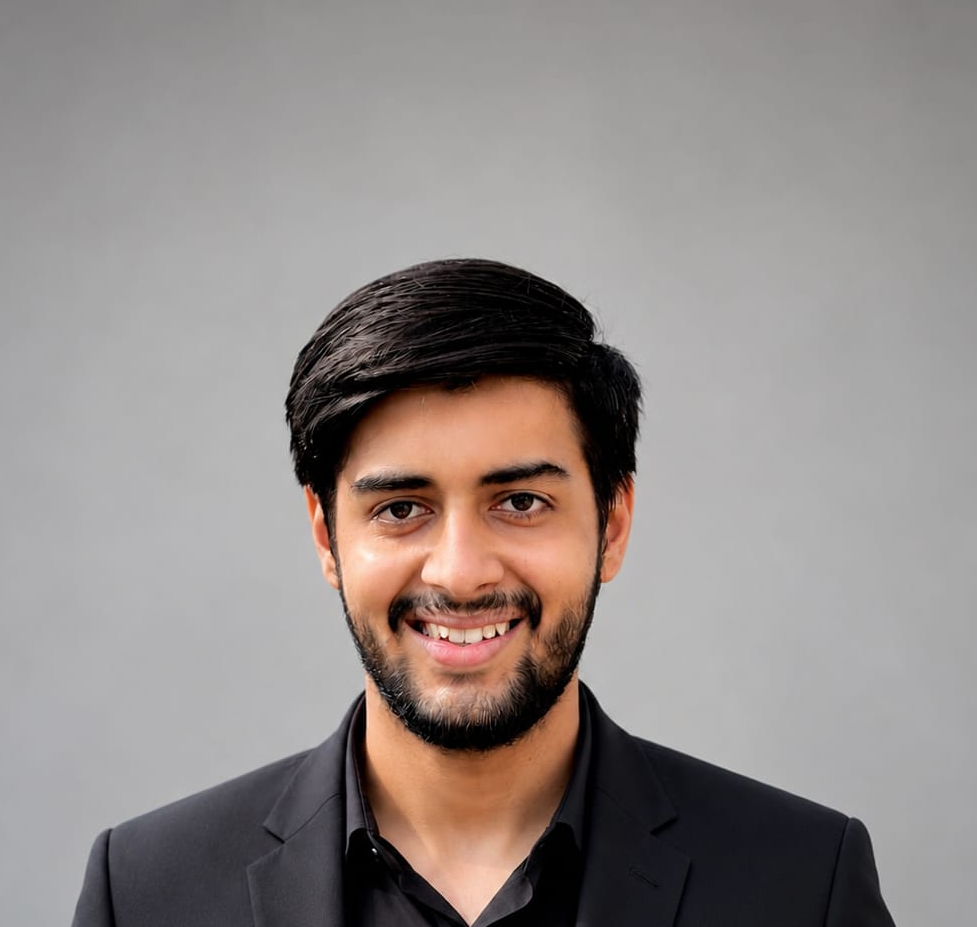
#> input picture assets/portrait-source.png, 977 x 927 px, found by its file name
$ python dotify.py assets/portrait-source.png -o assets/portrait-dark.svg --cols 88 --equalize --detail 0.5 --mode dark
#> lines starting #> are read from the running program, lines starting #| are printed output that depends on the picture
"""
dotify.py

CLI tool and module to convert raster images (photographs, portraits) into
futuristic dot-matrix SVG vector visuals.

Usage:
    python scripts/dotify.py INPUT -o OUTPUT [options]

Examples:
    python scripts/dotify.py assets/portrait-source.png -o assets/portrait-dark.svg --cols 88 --equalize --detail 0.5 --mode dark
    python scripts/dotify.py assets/portrait-source.png -o assets/portrait-light.svg --cols 88 --equalize --detail 0.5 --mode light
    python scripts/dotify.py assets/portrait-source.png -o assets/portrait-color.svg --cols 88 --equalize --detail 0.5 --color
"""

import argparse
import math
import sys
from pathlib import Path
from typing import Tuple, List, Optional

try:
    from PIL import Image, ImageOps, ImageEnhance, ImageFilter
except ImportError:
    print("Error: Pillow library is required. Install it using 'pip install Pillow'.", file=sys.stderr)
    sys.exit(1)


def enhance_image(
    image: Image.Image,
    equalize: bool = False,
    detail: float = 0.5
) -> Image.Image:
    """
    Applies histogram equalization and detail/sharpness enhancement to the source image.
    """
    img = image.convert("RGB")

    if equalize:
        # Perform histogram equalization on luminance channel
        img_l = img.convert("L")
        img_l_eq = ImageOps.equalize(img_l)
        hsv = img.convert("HSV")
        h, s, _ = hsv.split()
        img = Image.merge("HSV", (h, s, img_l_eq)).convert("RGB")

    if detail > 0:
        # Sharpness and edge detail enhancement
        enhancer = ImageEnhance.Sharpness(img)
        img = enhancer.enhance(1.0 + detail * 1.5)

        # Contrast enhancement for crisp facial structures
        contrast_enhancer = ImageEnhance.Contrast(img)
        img = contrast_enhancer.enhance(1.0 + detail * 0.4)

        # Apply subtle unsharp mask for sharp edge contours
        img = img.filter(ImageFilter.UnsharpMask(radius=1.5, percent=int(detail * 100), threshold=3))

    return img


def calculate_luminance(r: int, g: int, b: int) -> float:
    """
    Calculates normalized ITU-R BT.601 luminance (0.0 to 1.0) from RGB components.
    """
    return (0.299 * r + 0.587 * g + 0.114 * b) / 255.0


def fmt_num(val: float) -> str:
    """Formats float compactly for light SVG output."""
    res = f"{val:.1f}"
    if res.endswith(".0"):
        return res[:-2]
    return res


def generate_dot_matrix_svg(
    image_path: Path,
    cols: int = 88,
    equalize: bool = True,
    detail: float = 0.5,
    use_color: bool = False,
    accent: str = "#A855F7",
    circle_mask: bool = False,
    invert: bool = False,
    reveal: bool = False,
    reveal_time: float = 1.5,
    reveal_fade: float = 0.4,
    min_radius_ratio: float = 0.10,
    max_radius_ratio: float = 0.48,
    min_opacity: float = 0.15,
    max_opacity: float = 1.0,
    mode: str = "dark"
) -> str:
    """
    Generates an optimized dot-matrix SVG string from an input image path.
    """
    if not image_path.exists():
        raise FileNotFoundError(f"Input image not found: {image_path}")

    with Image.open(image_path) as orig_img:
        has_alpha = orig_img.mode in ("RGBA", "LA") or (orig_img.mode == "P" and "transparency" in orig_img.info)
        if has_alpha:
            orig_rgba = orig_img.convert("RGBA")
            r, g, b, a = orig_rgba.split()
            rgb_img = Image.merge("RGB", (r, g, b))
        else:
            orig_rgba = None
            rgb_img = orig_img.convert("RGB")

        orig_w, orig_h = rgb_img.size

        aspect_ratio = orig_h / orig_w
        rows = max(1, round(cols * aspect_ratio))

        processed_img = enhance_image(rgb_img, equalize=equalize, detail=detail)
        resized_img = processed_img.resize((cols, rows), Image.Resampling.LANCZOS)
        pixels = resized_img.load()

        if orig_rgba is not None:
            resized_alpha = a.resize((cols, rows), Image.Resampling.LANCZOS)
            alpha_pixels = resized_alpha.load()
        else:
            alpha_pixels = None

    cell_size = 10.0
    svg_width = cols * cell_size
    svg_height = rows * cell_size

    center_x = svg_width / 2.0
    center_y = svg_height / 2.0
    max_dist = math.hypot(center_x, center_y)

    svg_lines = []
    svg_lines.append(
        f'<svg xmlns="http://www.w3.org/2000/svg" viewBox="0 0 {fmt_num(svg_width)} {fmt_num(svg_height)}" width="100%" height="100%">'
    )

    if reveal:
        svg_lines.append("  <style>")
        svg_lines.append("    @keyframes dotReveal {")
        svg_lines.append("      0% { opacity: 0; transform: scale(0); }")
        svg_lines.append("      70% { opacity: 0.8; transform: scale(1.15); }")
        svg_lines.append("      100% { opacity: 1; transform: scale(1); }")
        svg_lines.append("    }")
        svg_lines.append("    .dot-node {")
        svg_lines.append("      transform-box: fill-box;")
        svg_lines.append("      transform-origin: center;")
        svg_lines.append("      animation: dotReveal var(--duration, 1s) ease-out forwards;")
        svg_lines.append("    }")
        svg_lines.append("  </style>")

    # For monochrome mode, set default fill on group to avoid repeating attribute
    group_fill_attr = "" if use_color else f' fill="{accent}"'
    svg_lines.append(f'  <g class="dot-matrix-group"{group_fill_attr}>')

    for r_idx in range(rows):
        row_delay = (r_idx / max(1, rows - 1)) * (reveal_time - reveal_fade)
        for c_idx in range(cols):
            if alpha_pixels is not None and alpha_pixels[c_idx, r_idx] < 64:
                continue

            r, g, b = pixels[c_idx, r_idx]
            lum = calculate_luminance(r, g, b)

            # In light mode, if invert is auto/true, invert luminance so dark features (hair, eyes, beard)
            # are rendered as dense purple dots against the light background.
            effective_invert = invert or (mode == "light" and not use_color)
            if effective_invert:
                lum = 1.0 - lum

            x_pos = (c_idx + 0.5) * cell_size
            y_pos = (r_idx + 0.5) * cell_size

            if circle_mask:
                dist = math.hypot(x_pos - center_x, y_pos - center_y)
                norm_dist = dist / max_dist
                if norm_dist > 0.85:
                    fade = max(0.0, (1.0 - norm_dist) / 0.15)
                    lum *= fade

            # Skip tiny background noise dots
            if lum < 0.04:
                continue

            # Non-linear power curve for crisp facial features
            gamma_lum = math.pow(lum, 1.15)
            radius = cell_size * (min_radius_ratio + (max_radius_ratio - min_radius_ratio) * gamma_lum)
            opacity = min_opacity + (max_opacity - min_opacity) * math.pow(lum, 0.75)

            fill_attr = f' fill="rgb({r},{g},{b})"' if use_color else ""

            if mode == "light" and not use_color:
                # Slightly enhance opacity for light mode on white background
                opacity = min(1.0, opacity * 1.1)

            anim_attr = ""
            if reveal:
                anim_attr = f' class="dot-node" style="animation-delay: {fmt_num(row_delay)}s;"'

            opacity_str = f' opacity="{fmt_num(opacity)}"' if abs(opacity - 1.0) > 0.02 else ""

            svg_lines.append(
                f'    <circle cx="{fmt_num(x_pos)}" cy="{fmt_num(y_pos)}" r="{fmt_num(radius)}"{fill_attr}{opacity_str}{anim_attr}/>'
            )

    svg_lines.append("  </g>")
    svg_lines.append("</svg>")

    return "\n".join(svg_lines)


def main() -> None:
    parser = argparse.ArgumentParser(
        description="Convert photographic images into futuristic dot-matrix SVG visuals."
    )
    parser.add_argument("input", type=str, help="Path to input source image")
    parser.add_argument("-o", "--output", type=str, required=True, help="Path to output SVG file or base path")
    parser.add_argument("--cols", type=int, default=88, help="Number of dot columns (default: 88)")
    parser.add_argument("--equalize", action="store_true", help="Enable histogram tonal equalization")
    parser.add_argument("--detail", type=float, default=0.5, help="Local detail enhancement factor (default: 0.5)")
    parser.add_argument("--color", action="store_true", help="Use source image RGB colors instead of monochrome accent")
    parser.add_argument("--accent", type=str, default="#A855F7", help="Monochrome accent hex color (default: #A855F7)")
    parser.add_argument("--circle", action="store_true", help="Apply circular subject fade mask")
    parser.add_argument("--invert", action="store_true", help="Invert luminance mapping")
    parser.add_argument("--reveal", action="store_true", help="Add load/reveal CSS animation")
    parser.add_argument("--reveal-time", type=float, default=1.5, help="Reveal animation duration in seconds")
    parser.add_argument("--reveal-fade", type=float, default=0.4, help="Individual row fade duration in seconds")
    parser.add_argument("--mode", type=str, choices=["dark", "light"], default="dark", help="Target theme mode (dark or light)")

    args = parser.parse_args()

    input_path = Path(args.input)
    output_arg = Path(args.output)

    if not input_path.exists():
        print(f"Error: Input file '{input_path}' does not exist.", file=sys.stderr)
        sys.exit(1)

    output_arg.parent.mkdir(parents=True, exist_ok=True)

    targets = []
    if output_arg.suffix.lower() == ".svg":
        targets.append((output_arg, args.mode))
    else:
        # Produce both -dark.svg and -light.svg when base name given
        dark_file = output_arg.with_name(f"{output_arg.name}-dark.svg")
        light_file = output_arg.with_name(f"{output_arg.name}-light.svg")
        targets.append((dark_file, "dark"))
        targets.append((light_file, "light"))

    for out_path, mode in targets:
        try:
            svg_content = generate_dot_matrix_svg(
                image_path=input_path,
                cols=args.cols,
                equalize=args.equalize,
                detail=args.detail,
                use_color=args.color,
                accent=args.accent,
                circle_mask=args.circle,
                invert=args.invert,
                reveal=args.reveal,
                reveal_time=args.reveal_time,
                reveal_fade=args.reveal_fade,
                mode=mode
            )
#> in generate_dot_matrix_svg, orig_img is the input picture: PIL image 977x927 RGB; mean R, G, B 146.4, 139, 136.5
#> in generate_dot_matrix_svg, `has_alpha = orig_img.mode in ("RGBA", "LA") or (orig_img.mode == "P" a..`: has_alpha = False
#> in enhance_image, `img_l = img.convert("L")`:
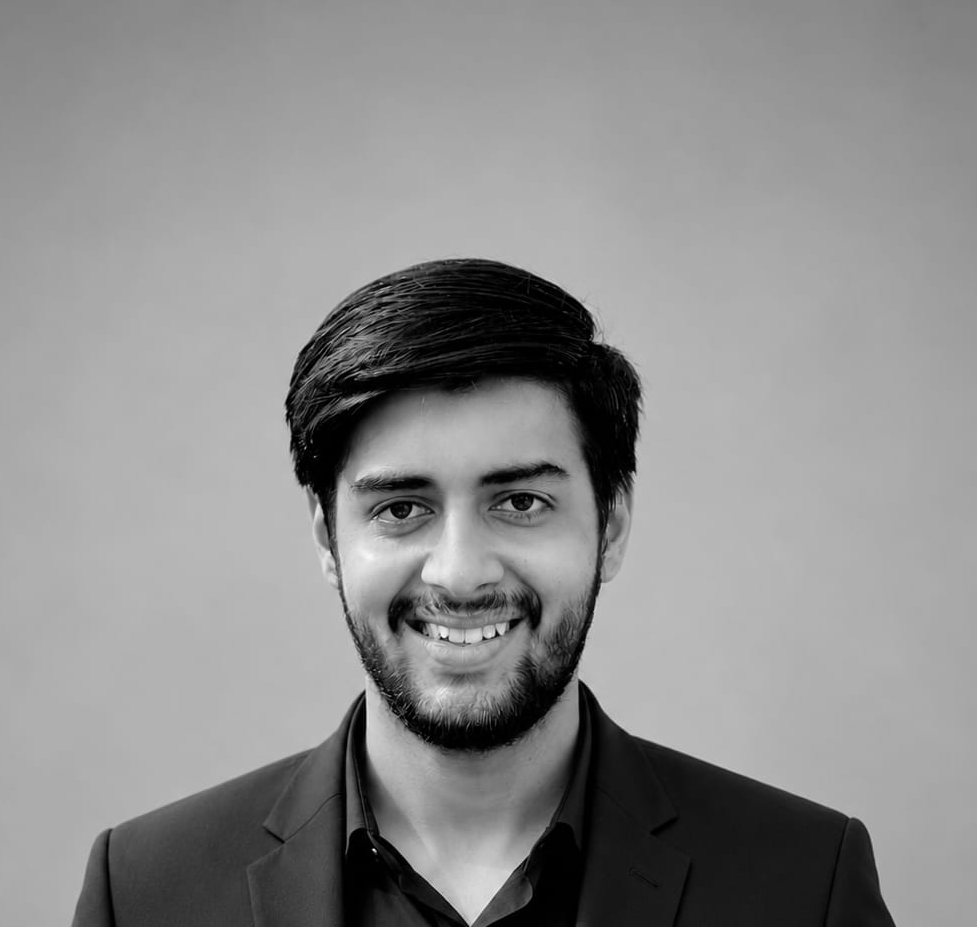
#> img_l: PIL image 977x927 L; min 0, max 250, mean 140.9
#> in enhance_image, `img_l_eq = ImageOps.equalize(img_l)`:
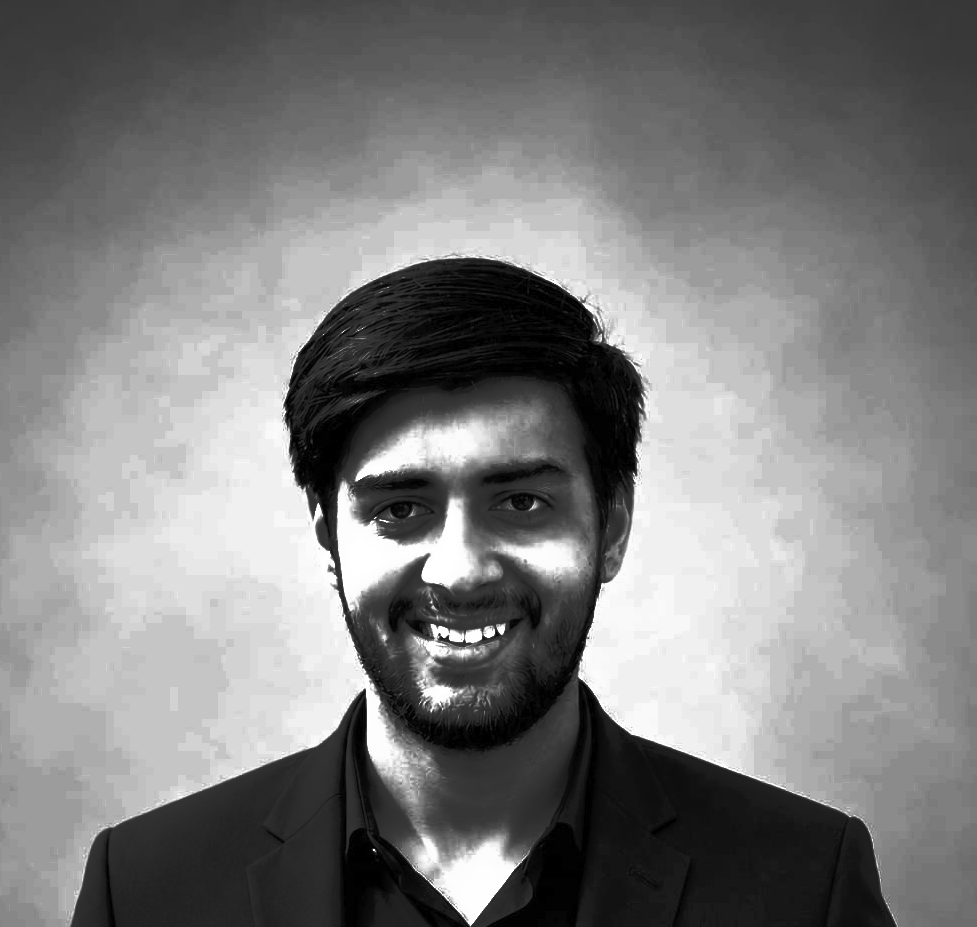
#> img_l_eq: PIL image 977x927 L; min 0, max 255, mean 125.3
#> in enhance_image, `hsv = img.convert("HSV")`: hsv: PIL image 977x927 HSV; mean H, S, V 79.5, 27.3, 147.3
#> in enhance_image, `h, s, _ = hsv.split()`:
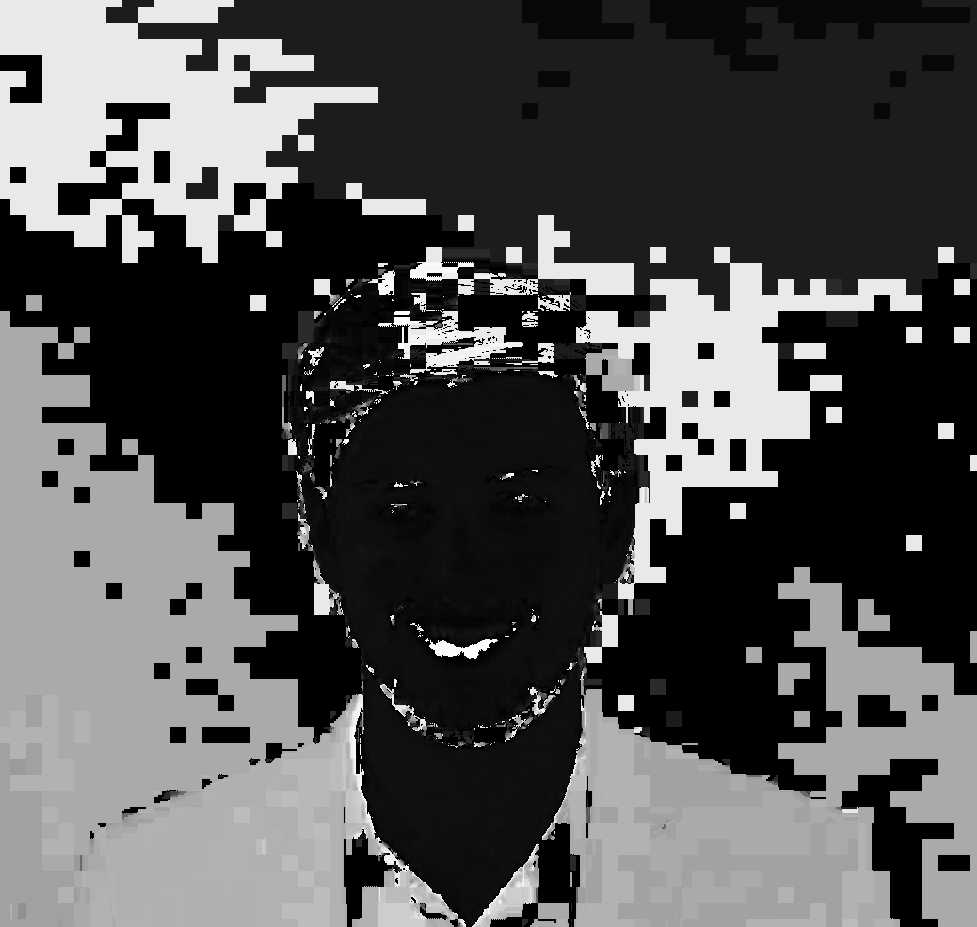
#> h: PIL image 977x927 L; min 0, max 254, mean 79.5
#> in enhance_image, `h, s, _ = hsv.split()`:
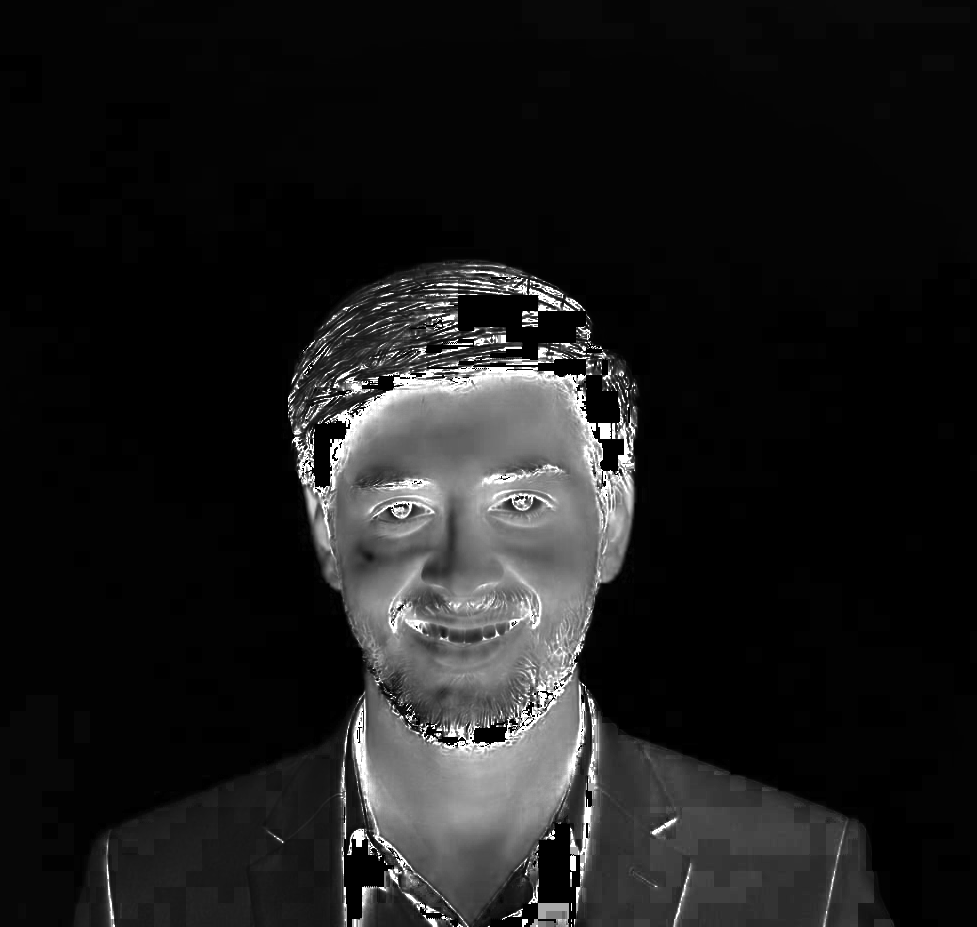
#> s: PIL image 977x927 L; min 0, max 255, mean 27.3
#> in generate_dot_matrix_svg, `resized_img = processed_img.resize((cols, rows), Image.Resampling.LANC..`:
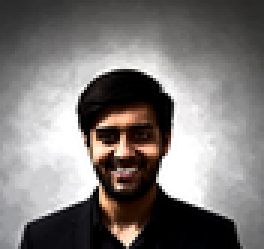
#> resized_img: PIL image 88x83 RGB (shown 3 times larger); mean R, G, B 125, 120.7, 119.3

            with open(out_path, "w", encoding="utf-8") as f:
                f.write(svg_content)

            file_size_kb = out_path.stat().st_size / 1024.0
            print(f"Successfully generated dot-matrix SVG ({mode}): {out_path} ({file_size_kb:.1f} KB, cols={args.cols})")

        except Exception as e:
            print(f"Error generating dot-matrix SVG for {out_path}: {e}", file=sys.stderr)
#> (the run stopped early here; a loop or call above may not have finished)

$ run again, with assets/portrait-dark.png copied over assets/portrait-source.png
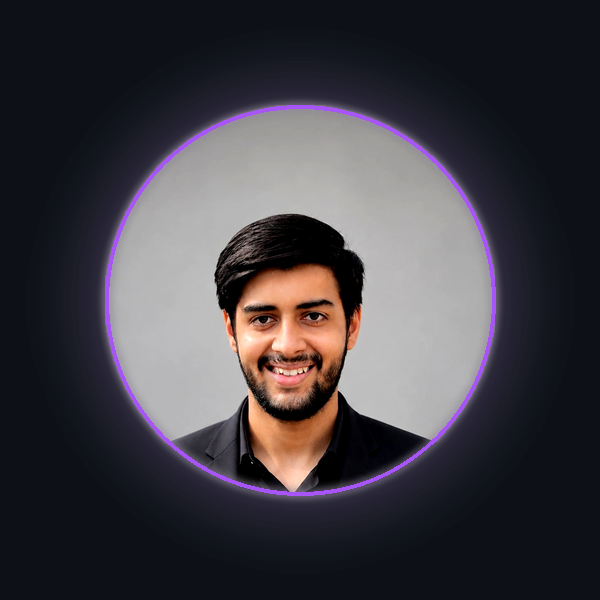
#> input picture assets/portrait-dark.png, 600 x 600 px, found by its file name
#> in generate_dot_matrix_svg, orig_img is the input picture: PIL image 600x600 RGBA; mean R, G, B, A 61.1, 58, 64.6, 250.4
#> has_alpha = True
#> hsv: PIL image 600x600 HSV; mean H, S, V 129.6, 86.8, 69.8
#> in enhance_image, `h, s, _ = hsv.split()`:
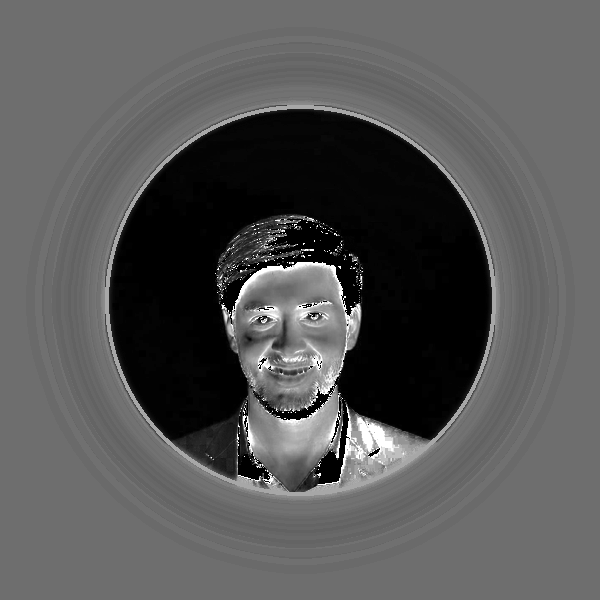
#> s: PIL image 600x600 L; min 0, max 255, mean 86.8
#> in generate_dot_matrix_svg, `resized_img = processed_img.resize((cols, rows), Image.Resampling.LANC..`:
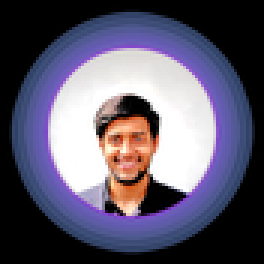
#> resized_img: PIL image 88x88 RGB (shown 3 times larger); mean R, G, B 93.6, 89.1, 108.4
#> the loop in generate_dot_matrix_svg, `for r_idx in range(rows):` made 88 passes
#> row_delay on passes 5 to 10: 0.0506, 0.0632, 0.0759, 0.0885, 0.101, 0.114
